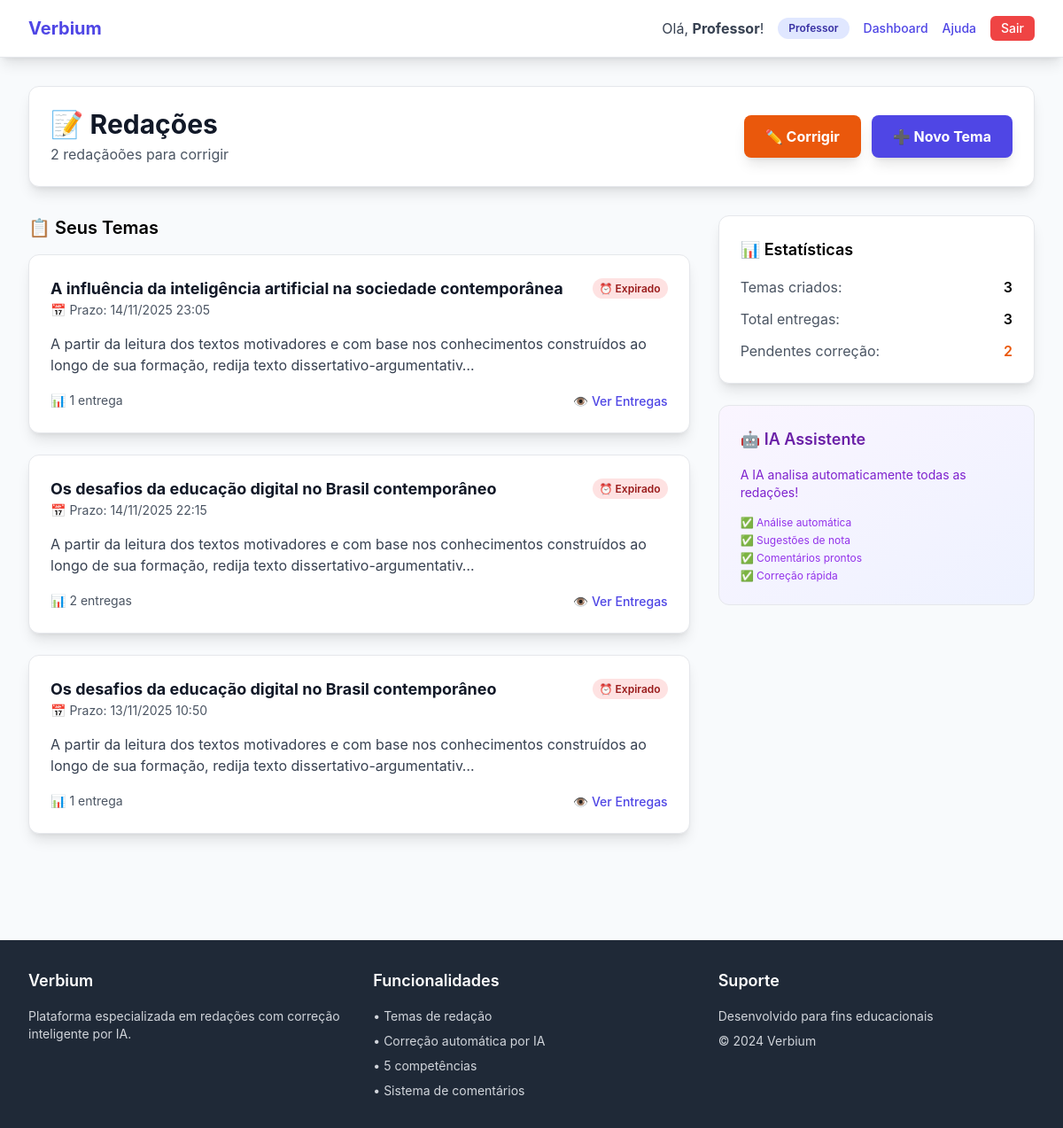
Page /redacoes/ (signed in) on the earlier database version.
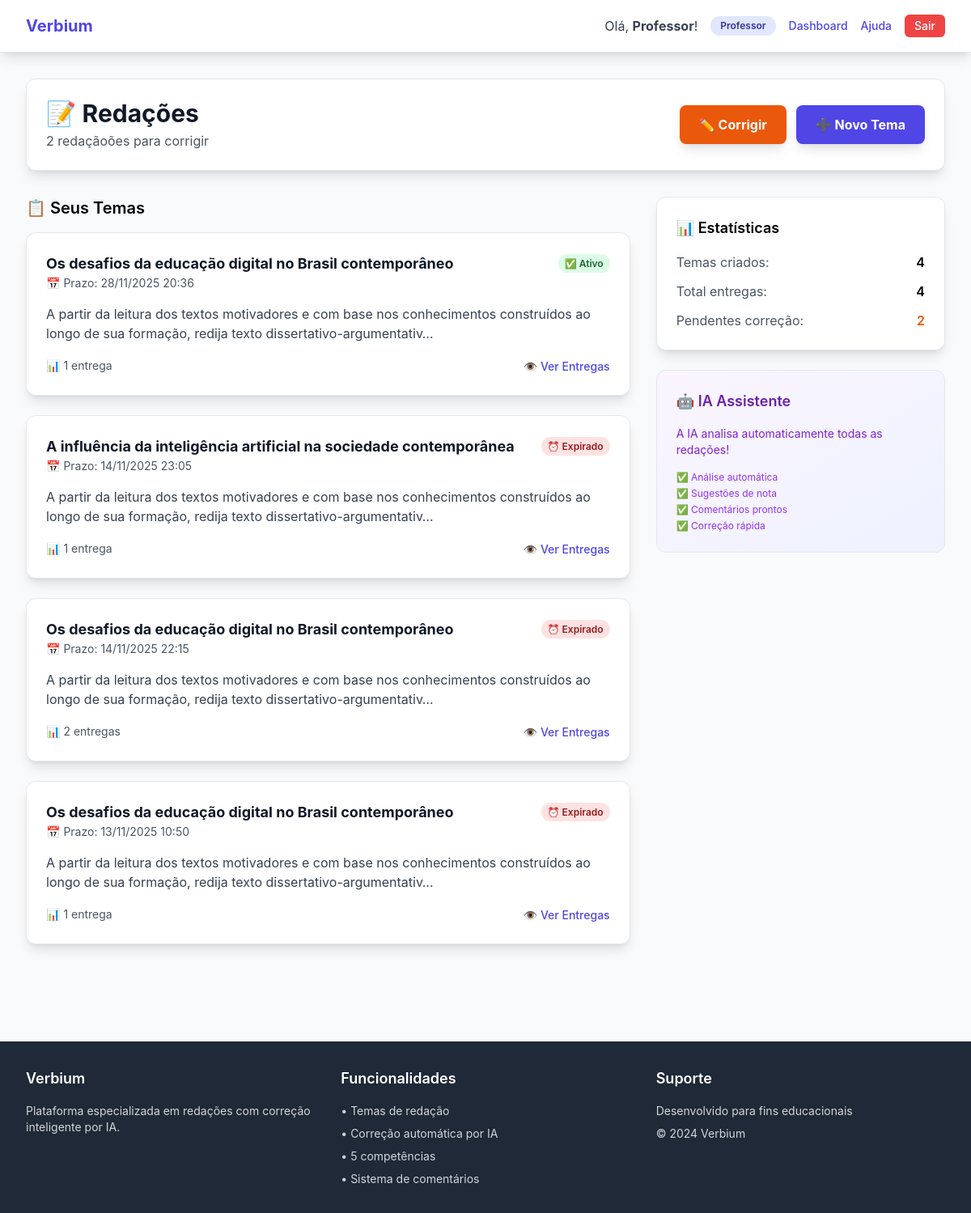
Same page on the later database version.
### tarefas/models_redacao.py (models this page shows, shortened)
class RedacaoTema(models.Model):
    professor = models.ForeignKey(User, on_delete=models.CASCADE,
                                  limit_choices_to={'is_superuser': True},
                                  related_name='temas_redacao')
    titulo = models.CharField(max_length=200, verbose_name='Título do Tema')
    enunciado = models.TextField(verbose_name='Enunciado Completo')
    textos_apoio = models.TextField(blank=True, verbose_name='Textos de Apoio')
    arquivo_tema = models.FileField(upload_to='redacao_temas/', blank=True, null=True, verbose_name='Arquivo do Tema (PDF)')
    data_publicacao = models.DateTimeField(default=timezone.now)
    data_expiracao = models.DateTimeField(verbose_name='Prazo de Entrega')
    palavras_min = models.IntegerField(default=200, verbose_name='Mínimo de Palavras')
    palavras_max = models.IntegerField(default=500, verbose_name='Máximo de Palavras')
    ativo = models.BooleanField(default=True)
    class Meta:
        verbose_name = 'Tema de Redação'
        verbose_name_plural = 'Temas de Redação'
        ordering = ['-data_publicacao']
    def is_expired(self):
        return self.data_expiracao < timezone.now()

### tarefas/views_redacao.py (the view, shortened to what this page needs)
# urls.py: path('redacoes/', lista_redacoes, name='lista_redacoes'),
@login_required
def lista_redacoes(request):
    if request.user.is_superuser:
        temas = RedacaoTema.objects.filter(professor=request.user).order_by('-data_publicacao')
        pendentes_count = RedacaoEntrega.objects.filter(
            tema__professor=request.user,
            status__in=['pendente', 'ia_analisada']
        ).count()
        return render(request, 'redacao/lista_professor.html', {
            'temas': temas,
            'pendentes_count': pendentes_count
        })

### templates/redacao/lista_professor.html (shortened to what the changed rows need)
{% extends 'base.html' %}
{% block content %}
<div class="max-w-7xl mx-auto px-4 sm:px-6 lg:px-8 py-8">
    <header class="mb-8 bg-white p-6 rounded-xl shadow-lg border">
        <div class="flex justify-between items-center">
            <div>
                <h1 class="text-3xl font-bold text-gray-900">📝 Redações</h1>
            </div>
        </div>
    </header>
    <div class="grid grid-cols-1 lg:grid-cols-3 gap-8">
        <div class="lg:col-span-2">
            <h2 class="text-xl font-semibold mb-4">📋 Seus Temas</h2>
            {% for tema in temas %}
            <div class="bg-white p-6 rounded-xl shadow-lg border mb-6">
                <div class="flex justify-between items-start mb-4">
                    <div>
                        <h3 class="text-lg font-bold text-gray-900">{{ tema.titulo }}</h3>
                        <p class="text-sm text-gray-600">📅 Prazo: {{ tema.data_expiracao|date:"d/m/Y H:i" }}</p>
                    </div>
                    <div class="text-right">
                        {% if tema.is_expired %}
                            <span class="px-2 py-1 bg-red-100 text-red-800 rounded-full text-xs font-semibold">⏰ Expirado</span>
                        {% else %}
                            <span class="px-2 py-1 bg-green-100 text-green-800 rounded-full text-xs font-semibold">✅ Ativo</span>
                        {% endif %}
                    </div>
                </div>
                <p class="text-gray-700 mb-4">{{ tema.enunciado|truncatechars:150 }}</p>
                <div class="flex justify-between items-center">
                    <div class="text-sm text-gray-600">
                        📊 {{ tema.entregas.count }} entrega{{ tema.entregas.count|pluralize }}
                    </div>
                    <div class="space-x-2">
                        <a href="{% url 'tarefas:entregas_tema' tema.id %}" class="text-indigo-600 hover:text-indigo-800 font-medium text-sm">👁️ Ver Entregas</a>
                    </div>
                </div>
            </div>
            {% endfor %}
        </div>
        <div class="lg:col-span-1">
            <div class="bg-white p-6 rounded-xl shadow-lg border mb-6">
                <div class="space-y-3">
                    <div class="flex justify-between">
                        <span class="text-gray-600">Temas criados:</span>
                        <span class="font-semibold">{{ temas.count }}</span>
                    </div>
                    <div class="flex justify-between">
                        <span class="text-gray-600">Total entregas:</span>
                        <span class="font-semibold">{{ temas|length }}</span>
                    </div>
                </div>
            </div>
        </div>
    </div>
</div>
{% endblock %}

Differences in the rows shown:
added RedacaoTema: titulo "Os desafios da educação digital no Brasil contemporâneo", data_expiracao "28/11/2025 20:36", shows "✅ Ativo", enunciado "A partir da leitura dos textos motivadores e com base nos conhecimentos construídos ao longo de sua formação, redija texto dissertativo-argumentativ…", entregas.count "1"
Other differences:
{{ temas.count }}: "3" → "4"
{{ temas|length }}: "3" → "4"
